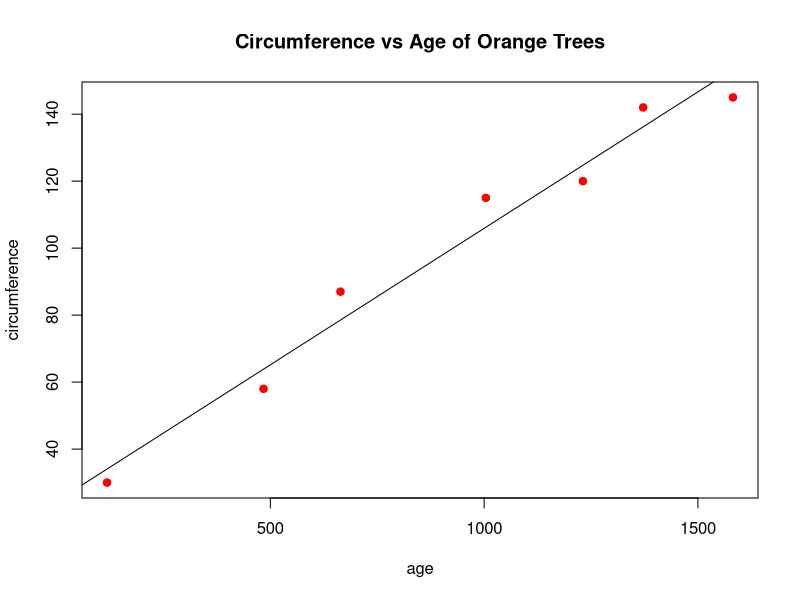

The R script that drew this image:
#Using the orange dataset which has age and circumference of trees
View(Orange)

#IF asked to read from file and make own dataset
#write.csv(Orange, "./data.csv", row.names = FALSE)
#data1 <- read.csv("./data.csv")

data <- Orange

age <- data[1:7,2:2]
circum <- data[1:7,3:3]

plot(age, circum, xlab = "age", ylab = "circumference", col = "red", pch = 19, main = "Circumference vs Age of Orange Trees")

data <- data.frame(age, circum)
model = lm(circum ~ age, data)
summary(model)

abline(model, cex=1)

new_data <- data.frame(age = 700)
result <- predict(model, new_data)
print(result)

